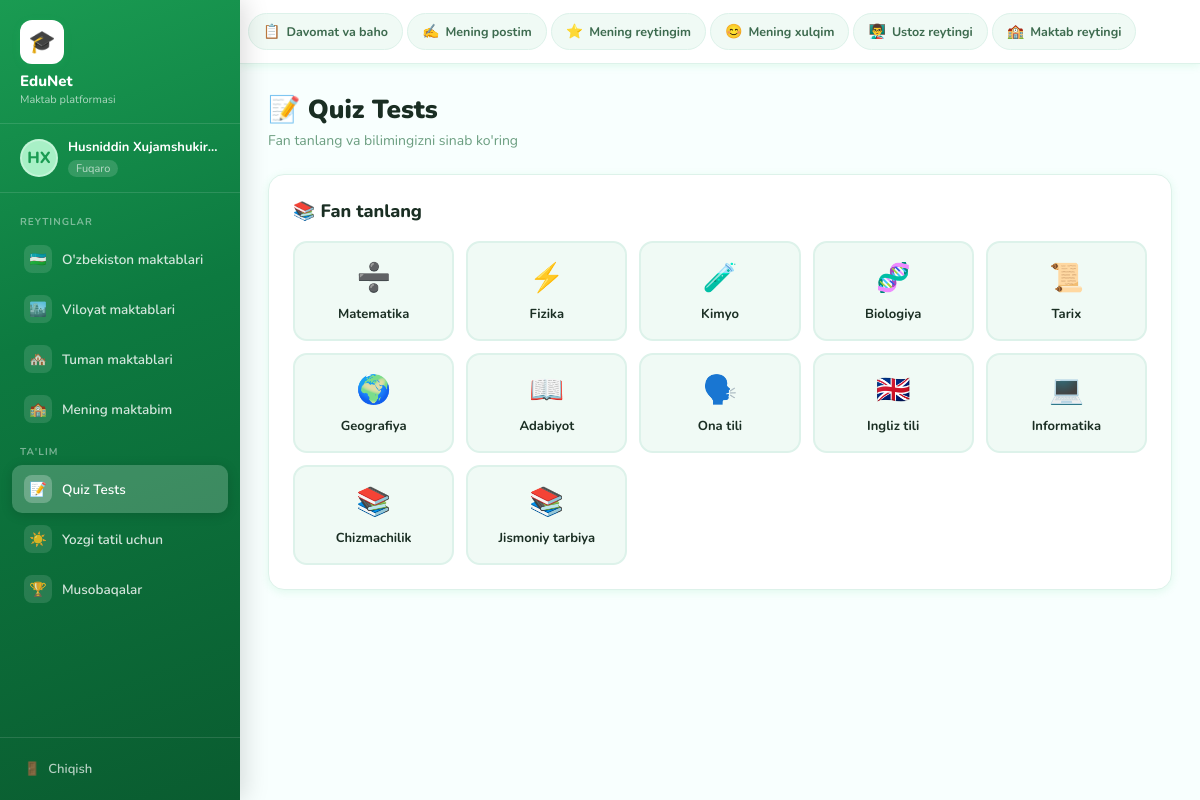
Page /quiz/ (signed in) on the committed database.
### accounts/models.py (models this page shows, shortened)
class CustomUser(AbstractUser):
    rol = models.CharField(max_length=20, choices=ROL_CHOICES, default='oquvchi')
    viloyat = models.CharField(max_length=50, choices=VILOYATLAR, blank=True)
    tuman = models.CharField(max_length=100, blank=True)
    maktab_raqam = models.CharField(max_length=20, blank=True)
    sinf = models.IntegerField(null=True, blank=True)
    avatar = models.ImageField(upload_to='avatars/', blank=True, null=True)
    reyting = models.FloatField(default=0.0)
    created_at = models.DateTimeField(auto_now_add=True)

### main/views.py (the view, shortened to what this page needs)
# urls.py: path('quiz/', views.quiz_tests, name='quiz_tests'),
@login_required
def quiz_tests(request):
    fan = request.GET.get('fan', '')
    context = {'fanlar': FAN_CHOICES, 'tanlangan_fan': fan}
    return render(request, 'main/quiz_tests.html', context)

### templates/main/quiz_tests.html (shortened to what this page needs)
{% extends 'dashboard_base.html' %}
{% block content %}
<div class="page-header">
  <h1>📝 Quiz Tests</h1>
  <p>Fan tanlang va bilimingizni sinab ko'ring</p>
</div>
{% if not tanlangan_fan %}
<div class="card" style="margin-bottom:24px">
  <div class="card-title" style="margin-bottom:18px">📚 Fan tanlang</div>
  <div style="display:grid;grid-template-columns:repeat(auto-fill,minmax(160px,1fr));gap:12px">
    {% for key, nomi in fanlar %}
    <a href="?fan={{ key }}" style="text-decoration:none">
      <div style="background:#f0faf5;border:2px solid #ddf2ea;border-radius:14px;padding:16px;text-align:center;cursor:pointer;transition:all 0.2s" onmouseover="this.style.borderColor='#2ecc71';this.style.background='#e8faf1'" onmouseout="this.style.borderColor='#ddf2ea';this.style.background='#f0faf5'">
        <div style="font-size:28px;margin-bottom:8px">
          {% if key == 'matematika' %}➗{% elif key == 'fizika' %}⚡{% elif key == 'kimyo' %}🧪{% elif key == 'biologiya' %}🧬{% elif key == 'tarix' %}📜{% elif key == 'geografiya' %}🌍{% elif key == 'adabiyot' %}📖{% elif key == 'ona_tili' %}🗣️{% elif key == 'ingliz_tili' %}🇬🇧{% elif key == 'informatika' %}💻{% else %}📚{% endif %}
        </div>
        <div style="font-size:13px;font-weight:700;color:#1a2e23">{{ nomi }}</div>
      </div>
    </a>
    {% endfor %}
  </div>
</div>
{% endif %}
{% endblock %}

### templates/dashboard_base.html
{% extends 'base.html' %}
{% load static %}
{% block body %}
<div class="app-layout">
  <aside class="sidebar">
    <div class="sidebar-logo">
      <div class="logo-icon">🎓</div>
      <h2>EduNet</h2>
      <p>Maktab platformasi</p>
    </div>
    <div class="sidebar-user">
      <div class="avatar">{{ request.user.first_name|first|upper }}{{ request.user.last_name|first|upper }}</div>
      <div class="user-info">
        <div class="name">{{ request.user.get_full_name|default:request.user.username }}</div>
        <span class="rol">{{ request.user.get_rol_display }}</span>
      </div>
    </div>
    <nav class="sidebar-nav">
      <div class="nav-label">Reytinglar</div>
      <a href="{% url 'uzbekiston_maktablari' %}" class="{% if request.resolver_match.url_name == 'uzbekiston_maktablari' %}active{% endif %}">
        <span class="nav-icon">🇺🇿</span> O'zbekiston maktablari
      </a>
      <a href="{% url 'viloyat_maktablari' %}" class="{% if request.resolver_match.url_name == 'viloyat_maktablari' %}active{% endif %}">
        <span class="nav-icon">🏙️</span> Viloyat maktablari
      </a>
      <a href="{% url 'tuman_maktablari' %}" class="{% if request.resolver_match.url_name == 'tuman_maktablari' %}active{% endif %}">
        <span class="nav-icon">🏘️</span> Tuman maktablari
      </a>
      <a href="{% url 'mening_maktabim' %}" class="{% if request.resolver_match.url_name == 'mening_maktabim' %}active{% endif %}">
        <span class="nav-icon">🏫</span> Mening maktabim
      </a>
      <div class="nav-label">Ta'lim</div>
      <a href="{% url 'quiz_tests' %}" class="{% if request.resolver_match.url_name == 'quiz_tests' %}active{% endif %}">
        <span class="nav-icon">📝</span> Quiz Tests
      </a>
      <a href="{% url 'yozgi_tatil' %}" class="{% if request.resolver_match.url_name == 'yozgi_tatil' %}active{% endif %}">
        <span class="nav-icon">☀️</span> Yozgi tatil uchun
      </a>
      <a href="{% url 'musobaqalar' %}" class="{% if request.resolver_match.url_name == 'musobaqalar' %}active{% endif %}">
        <span class="nav-icon">🏆</span> Musobaqalar
      </a>
    </nav>
    <div class="sidebar-bottom">
      <a href="{% url 'logout' %}">
        <span>🚪</span> Chiqish
      </a>
    </div>
  </aside>
  <div class="main-wrapper">
    <header class="topbar">
      <a href="{% url 'davomat_baho' %}" class="top-btn {% if request.resolver_match.url_name == 'davomat_baho' %}active{% endif %}">
        <span class="btn-icon">📋</span> Davomat va baho
      </a>
      <a href="{% url 'mening_postim' %}" class="top-btn {% if request.resolver_match.url_name == 'mening_postim' %}active{% endif %}">
        <span class="btn-icon">✍️</span> Mening postim
      </a>
      <a href="{% url 'mening_reytingim' %}" class="top-btn {% if request.resolver_match.url_name == 'mening_reytingim' %}active{% endif %}">
        <span class="btn-icon">⭐</span> Mening reytingim
      </a>
      <a href="{% url 'mening_xulqim' %}" class="top-btn {% if request.resolver_match.url_name == 'mening_xulqim' %}active{% endif %}">
        <span class="btn-icon">😊</span> Mening xulqim
      </a>
      <a href="{% url 'ustoz_reytingi' %}" class="top-btn {% if request.resolver_match.url_name == 'ustoz_reytingi' %}active{% endif %}">
        <span class="btn-icon">👨‍🏫</span> Ustoz reytingi
      </a>
      <a href="{% url 'maktab_reytingi' %}" class="top-btn {% if request.resolver_match.url_name == 'maktab_reytingi' %}active{% endif %}">
        <span class="btn-icon">🏫</span> Maktab reytingi
      </a>
    </header>
    <main class="page-content">
      {% block content %}{% endblock %}
    </main>
  </div>
</div>
{% endblock %}

### rows in the picture
CustomUser: user.first_name|first "H", user.last_name|first "X", user.get_full_name "Husniddin Xujamshukir…", user.rol "Fuqaro"

### other values in the picture
{{ nomi }} "Matematika" "Fizika" "Kimyo" "Biologiya" "Tarix" "Geografiya" "Adabiyot" "Ona tili" "Ingliz tili" "Informatika" "Chizmachilik" "Jismoniy tarbiya"
